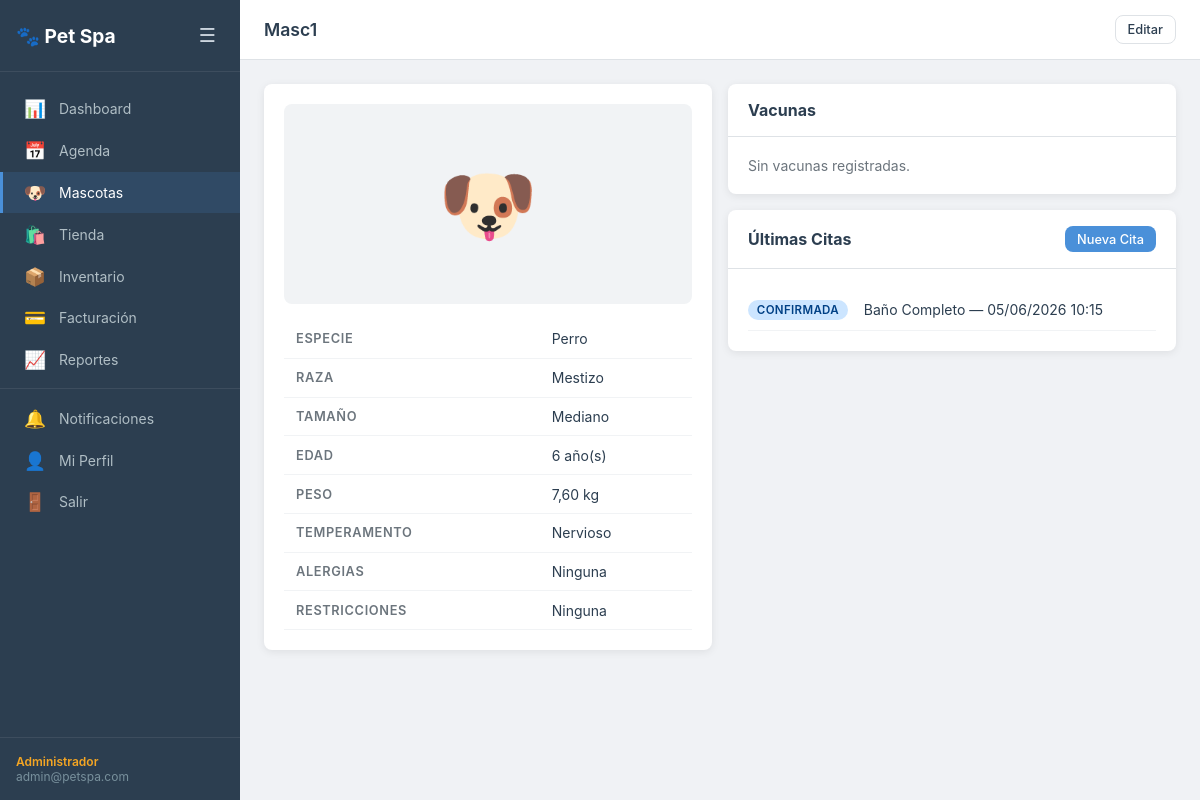
Screenshot of /mascotas/2/ (signed in) with the database file from the repository.
### apps/usuarios/models.py (models this page shows, shortened)
class Usuario(AbstractUser):
    rol                = models.ForeignKey(Rol, on_delete=models.SET_NULL, null=True, blank=True)
    telefono           = models.CharField(max_length=20, blank=True)
    email              = models.EmailField(unique=True)
    email_verificado   = models.BooleanField(default=False)
    token_activacion   = models.CharField(max_length=64, blank=True)
    token_expiracion   = models.DateTimeField(null=True, blank=True)
    intentos_fallidos  = models.IntegerField(default=0)
    bloqueado_hasta    = models.DateTimeField(null=True, blank=True)
    two_factor_secret  = models.CharField(max_length=32, blank=True)
    two_factor_activo  = models.BooleanField(default=False)
    ultimo_acceso      = models.DateTimeField(null=True, blank=True)
    USERNAME_FIELD = 'email'
    REQUIRED_FIELDS = ['username']
    class Meta:
        verbose_name = 'Usuario'
        verbose_name_plural = 'Usuarios'
    def tiene_rol(self, nombre_rol):
        return self.rol and self.rol.nombre == nombre_rol
    def es_cliente(self):
        return self.tiene_rol('cliente')

class Rol(models.Model):
    NOMBRES = [
        ('admin', 'Administrador'),
        ('recepcion', 'Recepción'),
        ('groomer', 'Groomer'),
        ('cliente', 'Cliente'),
    ]
    nombre      = models.CharField(max_length=50, unique=True, choices=NOMBRES)
    descripcion = models.TextField(blank=True)
    def __str__(self):
        return self.get_nombre_display()

### apps/mascotas/models.py (models this page shows, shortened)
class Mascota(models.Model):
    TAMANIO = [
        ('pequeno', 'Pequeño'),
        ('mediano', 'Mediano'),
        ('grande', 'Grande'),
        ('gigante', 'Gigante'),
    ]
    TEMPERAMENTO = [
        ('tranquilo', 'Tranquilo'),
        ('nervioso', 'Nervioso'),
        ('agresivo', 'Agresivo'),
        ('inquieto', 'Inquieto'),
    ]
    duenos           = models.ManyToManyField(Cliente, through='MascotaDueno', related_name='mascotas')
    nombre           = models.CharField(max_length=100)
    especie          = models.CharField(max_length=50)
    raza             = models.CharField(max_length=100)
    tamanio          = models.CharField(max_length=20, choices=TAMANIO)
    fecha_nacimiento = models.DateField()
    alergias         = models.TextField(blank=True)
    temperamento     = models.CharField(max_length=20, choices=TEMPERAMENTO, default='tranquilo')
    peso_kg          = models.DecimalField(max_digits=5, decimal_places=2, default=0)
    restricciones    = models.TextField(blank=True)
    foto_perfil      = models.ImageField(upload_to='mascotas/perfil/', blank=True)
    activa           = models.BooleanField(default=True)
    creado_en        = models.DateTimeField(auto_now_add=True)
    def edad_texto(self):
        from datetime import date
        today = date.today()
        delta = today - self.fecha_nacimiento
        years = delta.days // 365
        months = (delta.days % 365) // 30
        if years > 0:
            return f"{years} año(s)"
        return f"{months} mes(es)"

### apps/agenda/models.py (models this page shows, shortened)
class Cita(models.Model):
    ESTADO = [
        ('agendada', 'Agendada'),
        ('confirmada', 'Confirmada'),
        ('en_progreso', 'En Progreso'),
        ('completada', 'Completada'),
        ('cancelada', 'Cancelada'),
        ('no_asistio', 'No Asistió'),
    ]
    mascota              = models.ForeignKey(Mascota, on_delete=models.CASCADE, related_name='citas')
    groomer              = models.ForeignKey(Groomer, on_delete=models.PROTECT, related_name='citas')
    servicio             = models.ForeignKey(Servicio, on_delete=models.PROTECT)
    fecha_hora_inicio    = models.DateTimeField()
    fecha_hora_fin       = models.DateTimeField()
    duracion_real        = models.IntegerField(null=True, blank=True)
    estado               = models.CharField(max_length=20, choices=ESTADO, default='agendada')
    creado_por           = models.ForeignKey(Usuario, on_delete=models.SET_NULL, null=True,
                               related_name='citas_creadas')
    reprogramado_por     = models.ForeignKey(Usuario, on_delete=models.SET_NULL, null=True, blank=True,
                               related_name='citas_reprogramadas')
    fecha_reprogramacion = models.DateTimeField(null=True, blank=True)
    notas                = models.TextField(blank=True)
    precio_calculado     = models.DecimalField(max_digits=8, decimal_places=2, default=0)
    creado_en            = models.DateTimeField(auto_now_add=True)
    class Meta:
        ordering = ['fecha_hora_inicio']

class Servicio(models.Model):
    nombre                       = models.CharField(max_length=100)
    descripcion                  = models.TextField(blank=True)
    duracion_base_minutos        = models.IntegerField(default=60)
    precio_base                  = models.DecimalField(max_digits=8, decimal_places=2)
    permite_doble_booking        = models.BooleanField(default=False)
    requiere_bloqueo_consecutivo = models.BooleanField(default=False)
    factor_tamanio_raza          = models.JSONField(default=dict, blank=True)
    consumo_insumos              = models.JSONField(default=dict, blank=True)
    activo                       = models.BooleanField(default=True)

### apps/mascotas/views.py (the view, shortened to what this page needs)
# urls.py: path('<int:pk>/', views.detalle_mascota, name='detalle'),
@login_requerido
def detalle_mascota(request, pk):
    mascota = get_object_or_404(Mascota, pk=pk, activa=True)
    historial = mascota.historial.all()[:20]
    vacunas   = mascota.vacunas.all()
    citas     = mascota.citas.order_by('-fecha_hora_inicio')[:10]
    return render(request, 'mascotas/detalle.html', {
        'mascota': mascota,
        'historial': historial,
        'vacunas': vacunas,
        'citas': citas,
    })

### templates/mascotas/detalle.html (shortened to what this page needs)
{% extends 'base.html' %}
{% block page_title %}{{ mascota.nombre }}{% endblock %}
{% block topbar_actions %}
<a href="{% url 'mascotas:editar' mascota.pk %}" class="btn btn-sm btn-outline">Editar</a>
{% endblock %}
{% block content %}
<div class="detail-grid">
  <div class="card">
    <div class="card-body">
      {% if mascota.foto_perfil %}
      <img src="{{ mascota.foto_perfil.url }}" class="mascota-detail-foto">
      {% else %}
      <div class="mascota-detail-placeholder">🐶</div>
      {% endif %}
      <table class="table">
        <tr><th>Especie</th><td>{{ mascota.especie }}</td></tr>
        <tr><th>Raza</th><td>{{ mascota.raza }}</td></tr>
        <tr><th>Tamaño</th><td>{{ mascota.get_tamanio_display }}</td></tr>
        <tr><th>Edad</th><td>{{ mascota.edad_texto }}</td></tr>
        <tr><th>Peso</th><td>{{ mascota.peso_kg }} kg</td></tr>
        <tr><th>Temperamento</th><td>{{ mascota.get_temperamento_display }}</td></tr>
        <tr><th>Alergias</th><td>{{ mascota.alergias|default:"—" }}</td></tr>
        <tr><th>Restricciones</th><td>{{ mascota.restricciones|default:"—" }}</td></tr>
      </table>
    </div>
  </div>
  <div>
    <div class="card">
      <div class="card-header"><h3>Vacunas</h3></div>
      <div class="card-body">
        {% for v in vacunas %}
        <div class="vacuna-item">
          <strong>{{ v.nombre }}</strong>
          <span>{{ v.fecha_aplicacion }} — vence: {{ v.fecha_vencimiento|default:"—" }}</span>
        </div>
        {% empty %}
        <p class="text-muted">Sin vacunas registradas.</p>
        {% endfor %}
      </div>
    </div>
    <div class="card" style="margin-top:1rem">
      <div class="card-header">
        <h3>Últimas Citas</h3>
        <a href="{% url 'agenda:nueva_cita' %}" class="btn btn-sm btn-primary">Nueva Cita</a>
      </div>
      <div class="card-body">
        {% for cita in citas %}
        <div class="cita-item">
          <span class="badge badge-{{ cita.estado }}">{{ cita.get_estado_display }}</span>
          <span>{{ cita.servicio.nombre }} — {{ cita.fecha_hora_inicio|date:"d/m/Y H:i" }}</span>
        </div>
        {% empty %}
        <p class="text-muted">Sin citas previas.</p>
        {% endfor %}
      </div>
    </div>
  </div>
</div>
{% endblock %}

### templates/base.html (shortened to what this page needs)
{% load static %}
<!DOCTYPE html>
<html lang="es">
<head>
  <link rel="stylesheet" href="{% static 'css/base.css' %}">
</head>
<body>
<div class="layout">
  <aside class="sidebar" id="sidebar">
    <div class="sidebar-header">
      <span class="logo">🐾 Pet Spa</span>
      <button class="sidebar-toggle" onclick="toggleSidebar()">☰</button>
    </div>
    <nav class="sidebar-nav">
      <a href="{% url 'dashboard:inicio' %}" class="nav-item {% if request.resolver_match.namespace == 'dashboard' %}active{% endif %}">
        <span class="nav-icon">📊</span><span class="nav-label">Dashboard</span>
      </a>
      {% if user.rol.nombre != 'cliente' %}
      <a href="{% url 'agenda:calendario' %}" class="nav-item {% if request.resolver_match.namespace == 'agenda' %}active{% endif %}">
        <span class="nav-icon">📅</span><span class="nav-label">Agenda</span>
      </a>
      {% endif %}
      <a href="{% url 'mascotas:lista' %}" class="nav-item {% if request.resolver_match.namespace == 'mascotas' %}active{% endif %}">
        <span class="nav-icon">🐶</span><span class="nav-label">Mascotas</span>
      </a>
      <a href="{% url 'tienda:catalogo' %}" class="nav-item {% if request.resolver_match.namespace == 'tienda' %}active{% endif %}">
        <span class="nav-icon">🛍️</span><span class="nav-label">Tienda</span>
      </a>
      {% if user.rol.nombre in 'admin,recepcion' %}
      <a href="{% url 'inventario:lista' %}" class="nav-item {% if request.resolver_match.namespace == 'inventario' %}active{% endif %}">
        <span class="nav-icon">📦</span><span class="nav-label">Inventario</span>
      </a>
      <a href="{% url 'facturacion:lista' %}" class="nav-item {% if request.resolver_match.namespace == 'facturacion' %}active{% endif %}">
        <span class="nav-icon">💳</span><span class="nav-label">Facturación</span>
      </a>
      {% endif %}
      {% if user.rol.nombre == 'admin' %}
      <a href="{% url 'dashboard:ocupacion' %}" class="nav-item">
        <span class="nav-icon">📈</span><span class="nav-label">Reportes</span>
      </a>
      {% endif %}
      <div class="nav-divider"></div>
      <a href="{% url 'notificaciones:lista' %}" class="nav-item">
        <span class="nav-icon">🔔</span><span class="nav-label">Notificaciones</span>
      </a>
      <a href="{% url 'usuarios:perfil' %}" class="nav-item">
        <span class="nav-icon">👤</span><span class="nav-label">Mi Perfil</span>
      </a>
      <a href="{% url 'usuarios:logout' %}" class="nav-item nav-logout">
        <span class="nav-icon">🚪</span><span class="nav-label">Salir</span>
      </a>
    </nav>
    <div class="sidebar-footer">
      <span class="user-rol">{{ user.rol }}</span>
      <span class="user-email">{{ user.email }}</span>
    </div>
  </aside>
  <main class="main-content">
    <header class="topbar">
      <h1 class="page-title">{% block page_title %}{% endblock %}</h1>
      <div class="topbar-actions">{% block topbar_actions %}{% endblock %}</div>
    </header>
    <div class="content-body">
      {% block content %}{% endblock %}
    </div>
  </main>
</div>
</body>
</html>

### static/css/base.css (style rules this page uses)
:root { --primary: #4A90D9; --primary-dk: #3070b3; --secondary: #F5A623; --success: #28a745; --danger: #dc3545; --warning: #ffc107; --info: #17a2b8; --dark: #2C3E50; --gray: #6c757d; --light: #f8f9fa; --border: #dee2e6; --sidebar-w: 240px; --topbar-h: 60px; --radius: 8px; --shadow: 0 2px 8px rgba(0,0,0,.08); --shadow-md: 0 4px 16px rgba(0,0,0,.12); }
*, *::before, *::after { box-sizing: border-box; margin: 0; padding: 0; }
body { font-family: -apple-system, BlinkMacSystemFont, 'Segoe UI', Roboto, sans-serif; font-size: 14px; color: var(--dark); background: #f0f2f5; min-height: 100vh; }
a { color: var(--primary); text-decoration: none; }
.layout { display: flex; min-height: 100vh; }
.sidebar { width: var(--sidebar-w); background: var(--dark); color: #cdd6df; display: flex; flex-direction: column; position: fixed; top: 0; left: 0; bottom: 0; z-index: 100; transition: transform .25s; }
.sidebar-header { display: flex; align-items: center; justify-content: space-between; padding: 1.25rem 1rem; border-bottom: 1px solid rgba(255,255,255,.08); }
.logo { font-size: 1.2rem; font-weight: 700; color: #fff; }
.sidebar-toggle, .menu-btn { background: none; border: none; color: #cdd6df; font-size: 1.2rem; cursor: pointer; padding: .25rem .5rem; }
.sidebar-nav { flex: 1; padding: 1rem 0; overflow-y: auto; }
.nav-item { display: flex; align-items: center; gap: .75rem; padding: .65rem 1.25rem; color: #b0bec5; transition: background .15s, color .15s; border-left: 3px solid transparent; }
.nav-item.active { background: rgba(74,144,217,.15); color: #fff; border-left-color: var(--primary); }
.nav-icon { font-size: 1.1rem; width: 24px; text-align: center; }
.nav-divider { height: 1px; background: rgba(255,255,255,.08); margin: .5rem 0; }
.sidebar-footer { padding: 1rem; border-top: 1px solid rgba(255,255,255,.08); font-size: .75rem; }
.user-rol { display: block; color: var(--secondary); font-weight: 600; }
.user-email { display: block; color: #78909c; white-space: nowrap; overflow: hidden; text-overflow: ellipsis; }
.main-content { margin-left: var(--sidebar-w); flex: 1; display: flex; flex-direction: column; min-height: 100vh; }
.topbar { height: var(--topbar-h); background: #fff; border-bottom: 1px solid var(--border); display: flex; align-items: center; padding: 0 1.5rem; gap: 1rem; position: sticky; top: 0; z-index: 50; }
.page-title { flex: 1; font-size: 1.1rem; font-weight: 600; }
.topbar-actions { display: flex; gap: .5rem; }
.content-body { padding: 1.5rem; }
.btn { display: inline-flex; align-items: center; gap: .35rem; padding: .5rem 1rem; border-radius: var(--radius); border: none; cursor: pointer; font-size: .875rem; font-weight: 500; transition: background .15s, transform .1s; text-decoration: none; }
.btn-primary { background: var(--primary); color: #fff; }
.btn-outline { background: transparent; border: 1px solid var(--border); color: var(--dark); }
.btn-sm { padding: .35rem .75rem; font-size: .8rem; }
.card { background: #fff; border-radius: var(--radius); box-shadow: var(--shadow); overflow: hidden; }
.card-header { display: flex; align-items: center; justify-content: space-between; padding: 1rem 1.25rem; border-bottom: 1px solid var(--border); font-weight: 600; }
.card-header h3 { margin: 0; font-size: 1rem; }
.card-body { padding: 1.25rem; }
.table { width: 100%; border-collapse: collapse; }
.table th, .table td { padding: .65rem .75rem; border-bottom: 1px solid #f1f3f5; text-align: left; }
.table th { font-weight: 600; color: var(--gray); font-size: .8rem; text-transform: uppercase; letter-spacing: .05em; }
.badge { display: inline-block; padding: .2rem .55rem; border-radius: 20px; font-size: .72rem; font-weight: 600; text-transform: uppercase; letter-spacing: .03em; }
.badge-confirmada { background: #cce5ff; color: #004085; }
.detail-grid { display: grid; grid-template-columns: 1fr 1fr; gap: 1rem; }
.mascota-detail-placeholder { width: 100%; height: 200px; background: #f1f3f5; border-radius: var(--radius); display: flex; align-items: center; justify-content: center; font-size: 5rem; margin-bottom: 1rem; }
.cita-item { display: flex; align-items: center; gap: 1rem; padding: .65rem 0; border-bottom: 1px solid #f1f3f5; }
.text-muted { color: var(--gray); }

### rows the page displays
Usuario: rol "Administrador", email "admin@petspa.com"
Mascota: nombre "Masc1", especie "Perro", raza "Mestizo", tamanio "Mediano", edad_texto "6 año(s)", peso_kg "7,60", temperamento "Nervioso", alergias "Ninguna", restricciones "Ninguna"
Cita: estado "CONFIRMADA", servicio.nombre "Baño Completo", fecha_hora_inicio "05/06/2026 10:15"
